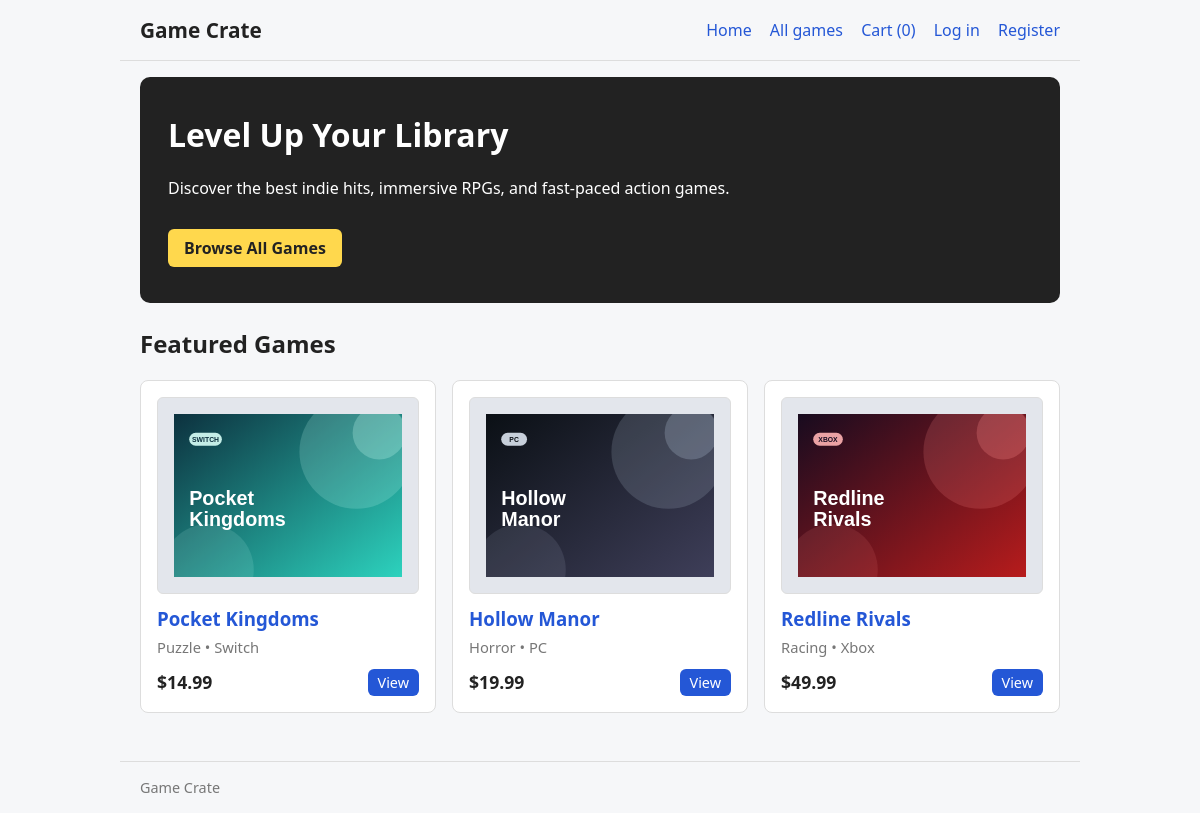
The page / on the database its author committed.
### database.py (models this page shows)
class Base(DeclarativeBase):
    pass

class Product(Base):
    __tablename__ = "products"
    id: Mapped[int] = mapped_column(primary_key=True)
    name: Mapped[str] = mapped_column(String(100))
    description: Mapped[str] = mapped_column(Text, default="")
    genre: Mapped[str] = mapped_column(String(40), default="Other")
    platform: Mapped[str] = mapped_column(String(40), default="PC")
    price: Mapped[float] = mapped_column(Float)
    stock: Mapped[int] = mapped_column(Integer, default=0)
    image: Mapped[str] = mapped_column(String(255), default="")

### main.py (the view)
@app.route("/")
def home():
    return render_template("home.html", products=db.get_featured_products())

### database.py (called while the page is built)
def get_featured_products(limit: int = 3):
    with SessionLocal() as db:
        return list(db.scalars(select(Product).order_by(Product.id.desc()).limit(limit)))

### main.py (called while the page is built)
@app.context_processor
def inject_globals():
    user_id = session.get("user_id")
    return {
        "current_user": db.get_user_by_id(user_id) if user_id else None,
        "cart_count": sum(get_cart().values()),
        "is_admin": bool(session.get("is_admin")),
    }

def get_cart():
    raw = session.get("cart", {})
    cart = {}
    for key, value in raw.items():
        try:
            cart[int(key)] = int(value)
        except (TypeError, ValueError):
            continue
    return cart

### templates/home.html (shortened to what this page needs)
{% extends "base.html" %}
{% import "_cover.html" as cover_macro %}
{% block content %}
<div class="hero">
  <h1>Level Up Your Library</h1>
  <p>Discover the best indie hits, immersive RPGs, and fast-paced action games.</p>
  <a class="btn" href="{{ url_for('products') }}">Browse All Games</a>
</div>
<h2>Featured Games</h2>
<div class="grid">
  {% for p in products %}
    <div class="card">
      <a href="{{ url_for('product_detail', product_id=p.id) }}">
        {{ cover_macro.cover(p, size='card') }}
        <h3>{{ p.name }}</h3>
      </a>
      <div class="muted">{{ p.genre }} • {{ p.platform }}</div>
      <div style="display: flex; justify-content: space-between; align-items: center; margin-top: 12px;">
        <span class="price">${{ "%.2f"|format(p.price) }}</span>
        <a class="btn small" href="{{ url_for('product_detail', product_id=p.id) }}">View</a>
      </div>
    </div>
  {% else %}
    <div class="card">Games coming soon.</div>
  {% endfor %}
</div>
{% endblock %}

### templates/_cover.html
{% macro cover(p, size='card') %}
{% if p.image %}<img class="cover {{ size }}" src="{{ url_for('static', filename=p.image) }}" alt="{{ p.name }}" loading="lazy">{% else %}<div class="cover {{ size }} placeholder">{{ p.name[:1] }}</div>{% endif %}
{% endmacro %}

### templates/base.html (style rules this page uses)
* { box-sizing: border-box; }
body { font-family: system-ui, sans-serif; margin: 0; color: #222; background: #f6f7f9; }
a { color: #2457d6; text-decoration: none; }
.grid { display: grid; grid-template-columns: repeat(auto-fill, minmax(260px, 1fr)); gap: 16px; }
.card { background: #fff; border: 1px solid #ddd; border-radius: 8px; padding: 16px; }
.card h3 { margin: 0 0 6px; }
.cover { display: block; width: 100%; object-fit: cover; border-radius: 6px; background: #e3e6ec; }
.cover.card { aspect-ratio: 4 / 3; margin-bottom: 12px; }
.muted { color: #777; font-size: .92rem; }
.price { font-weight: 700; font-size: 1.1rem; }
button, .btn { display: inline-block; margin-top: 14px; padding: 8px 16px; border: 0; border-radius: 6px; background: #2457d6; color: #fff; font: inherit; cursor: pointer; text-decoration: none; }
button.small, .btn.small { margin-top: 0; padding: 4px 10px; font-size: .9rem; }
.hero { background: #222; color: #fff; border-radius: 10px; padding: 36px 28px; margin-bottom: 24px; }
.hero h1 { margin-top: 0; }
.hero .btn { background: #ffd84d; color: #222; font-weight: 700; }

### rows shown on the page
Product: image (picture), name "Pocket Kingdoms", genre "Puzzle", platform "Switch", price "14.99"
Product: image (picture), name "Hollow Manor", genre "Horror", platform "PC", price "19.99"
Product: image (picture), name "Redline Rivals", genre "Racing", platform "Xbox", price "49.99"

### other values the page prints
{{ cart_count }} "0"
